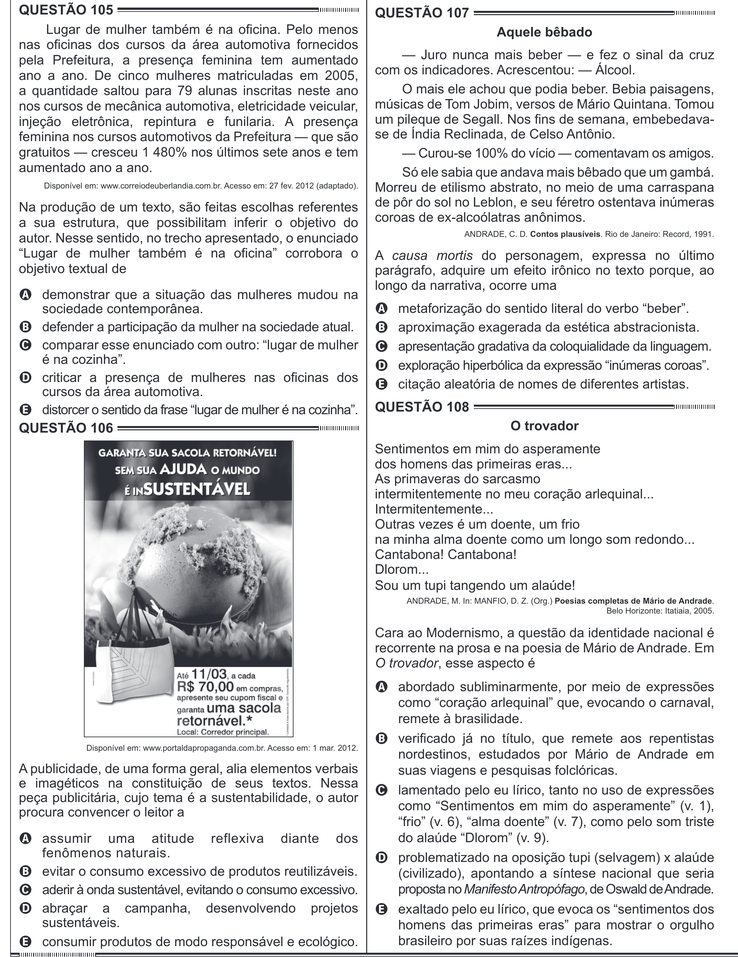
#> input picture 2Passo-RemoverBordas/sem-bordas-externas/pagina_enem_10.png, 738 x 957 px, shrunk from 2243 x 2909 before the run, found by its file name; its folder holds only this picture in this run
$ python cortar_meio.py
#> lines starting #> are read from the running program, lines starting #| are printed output that depends on the picture
from PIL import Image
import os

pasta_imagens = "sem-bordas-externas"
pasta_saida = "divididas-com-bordas-do-meio"

os.makedirs(pasta_saida, exist_ok=True)

for nome_arquivo in os.listdir(pasta_imagens):
    if nome_arquivo.lower().endswith('.png'):
        caminho_entrada = os.path.join(pasta_imagens, nome_arquivo)
        imagem = Image.open(caminho_entrada)
#> imagem is the input picture: PIL image 738x957 RGB; mean R, G, B 223.3, 223.6, 224.7

        largura, altura = imagem.size
#> largura = 738; altura = 957

        metade_largura = largura // 2
#> metade_largura = 369

        caixa_esquerda = (0, 0, metade_largura, altura)
#> caixa_esquerda = (0, 0, 369, 957)
        imagem_esquerda = imagem.crop(caixa_esquerda)
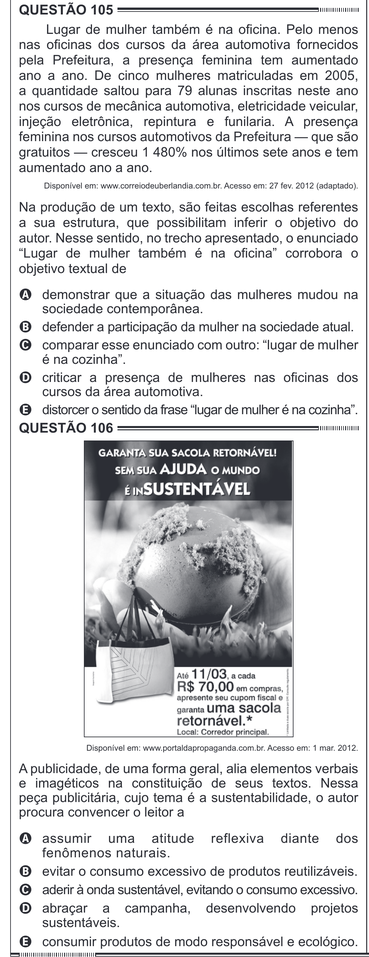
#> imagem_esquerda: PIL image 369x957 RGB; mean R, G, B 217.4, 217.8, 219

        caixa_direita = (metade_largura, 0, largura, altura)
#> caixa_direita = (369, 0, 738, 957)
        imagem_direita = imagem.crop(caixa_direita)
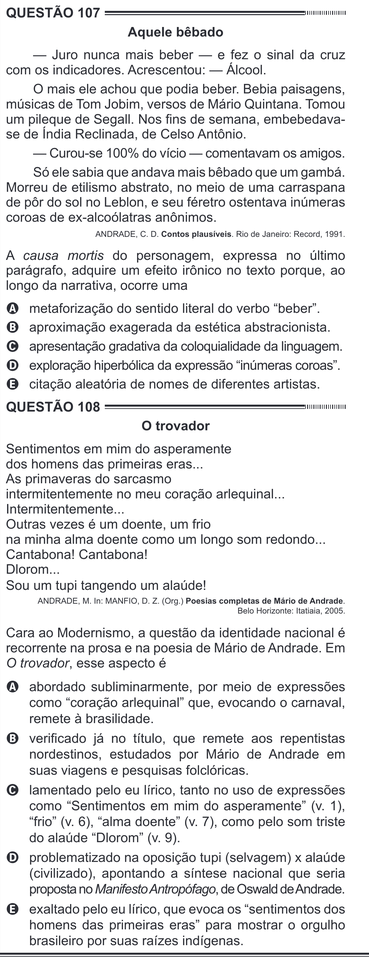
#> imagem_direita: PIL image 369x957 RGB; mean R, G, B 229.2, 229.4, 230.3

        nome_base, extensao = os.path.splitext(nome_arquivo)

        caminho_esquerda = os.path.join(pasta_saida, f"{nome_base}_esquerda{extensao}")
        caminho_direita = os.path.join(pasta_saida, f"{nome_base}_direita{extensao}")

        imagem_esquerda.save(caminho_esquerda)
        imagem_direita.save(caminho_direita)

print("Divisão das imagens ao meio concluída.")

$ run again, on 2Passo-RemoverBordas/sem-bordas-externas/pagina_enem_14.png
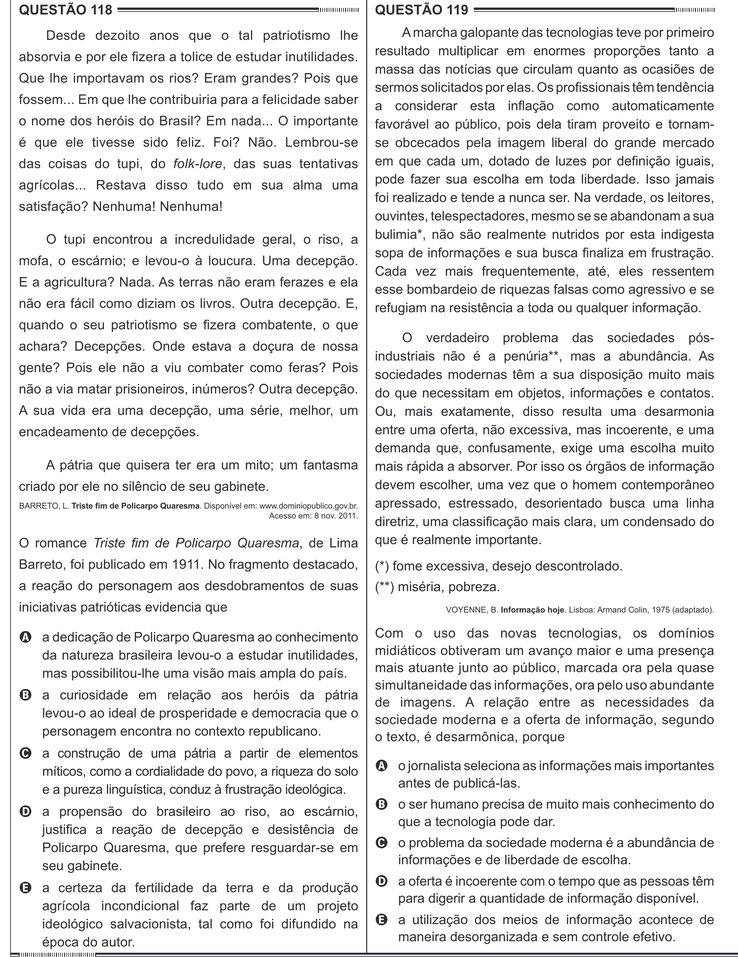
#> input picture 2Passo-RemoverBordas/sem-bordas-externas/pagina_enem_14.png, 738 x 957 px, shrunk from 2243 x 2909 before the run, found by its file name
#> imagem is the input picture: PIL image 738x957 RGB; mean R, G, B 230, 230.2, 231
#> `imagem_esquerda = imagem.crop(caixa_esquerda)`:
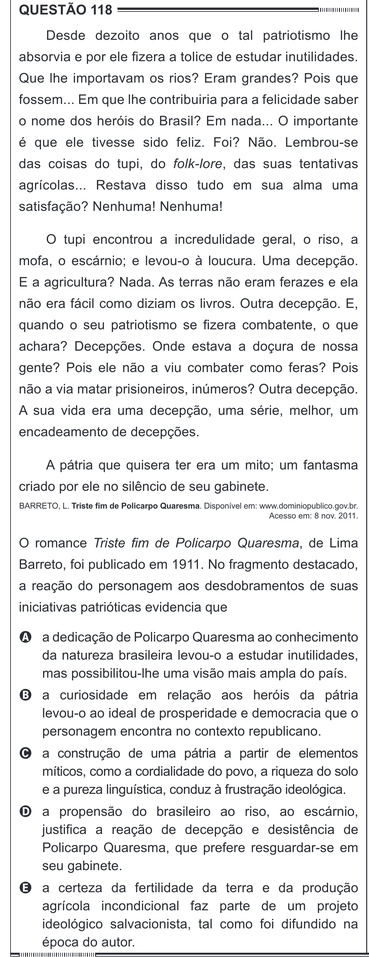
#> imagem_esquerda: PIL image 369x957 RGB; mean R, G, B 231.2, 231.4, 232.2
#> `imagem_direita = imagem.crop(caixa_direita)`:
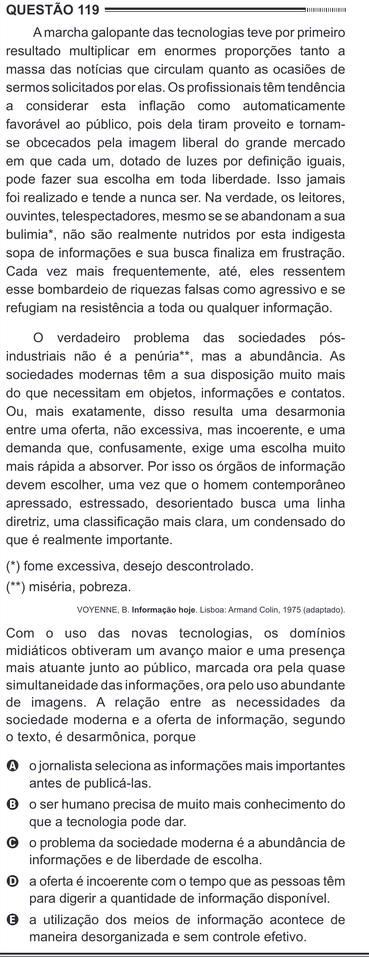
#> imagem_direita: PIL image 369x957 RGB; mean R, G, B 228.7, 228.9, 229.8

$ run again, on 2Passo-RemoverBordas/sem-bordas-externas/pagina_enem_15.png
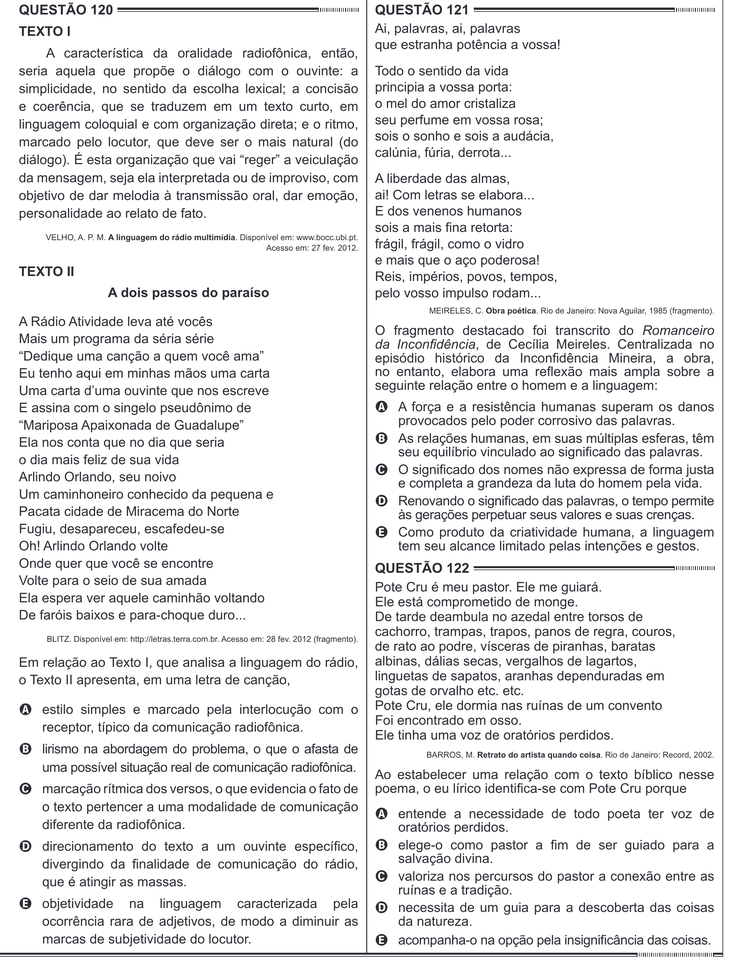
#> input picture 2Passo-RemoverBordas/sem-bordas-externas/pagina_enem_15.png, 738 x 957 px, shrunk from 2243 x 2909 before the run, found by its file name
#> imagem is the input picture: PIL image 738x957 RGB; mean R, G, B 231.4, 231.6, 232.4
#> `imagem_esquerda = imagem.crop(caixa_esquerda)`:
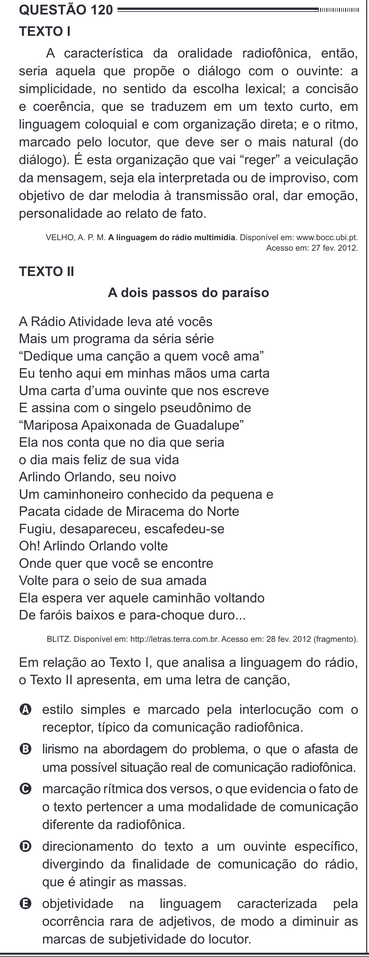
#> imagem_esquerda: PIL image 369x957 RGB; mean R, G, B 232.4, 232.6, 233.4
#> `imagem_direita = imagem.crop(caixa_direita)`:
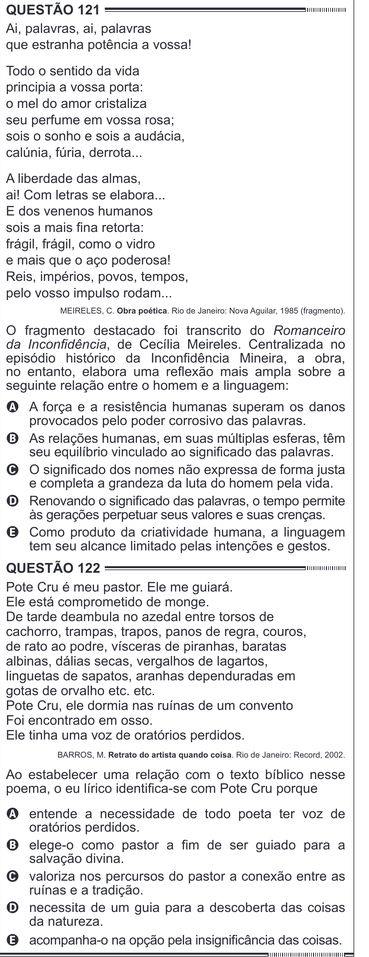
#> imagem_direita: PIL image 369x957 RGB; mean R, G, B 230.4, 230.6, 231.4

$ run again, on 2Passo-RemoverBordas/sem-bordas-externas/pagina_enem_11.png
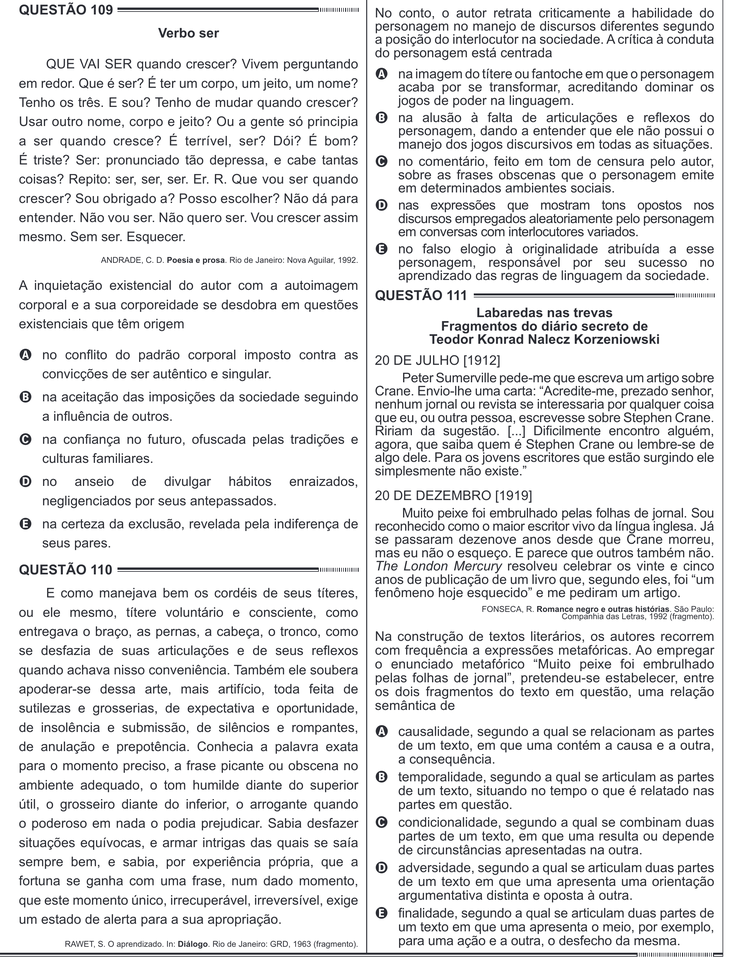
#> input picture 2Passo-RemoverBordas/sem-bordas-externas/pagina_enem_11.png, 738 x 957 px, shrunk from 2243 x 2909 before the run, found by its file name
#> imagem is the input picture: PIL image 738x957 RGB; mean R, G, B 226.9, 227.2, 228.1
#> `imagem_esquerda = imagem.crop(caixa_esquerda)`:
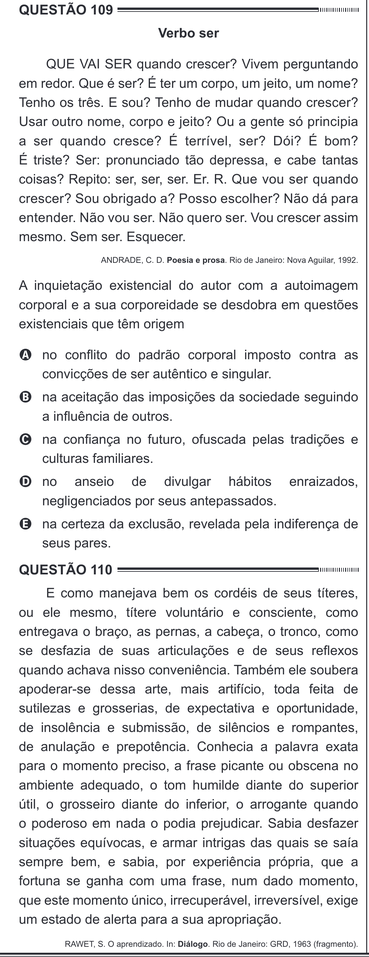
#> imagem_esquerda: PIL image 369x957 RGB; mean R, G, B 231.1, 231.4, 232.1
#> `imagem_direita = imagem.crop(caixa_direita)`:
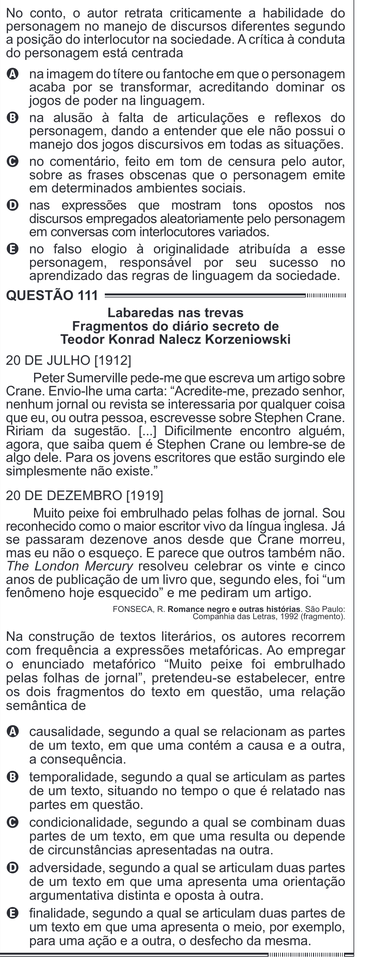
#> imagem_direita: PIL image 369x957 RGB; mean R, G, B 222.7, 223, 224
